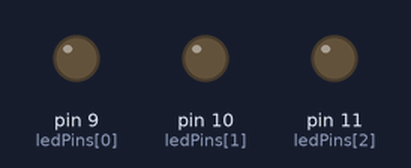
Simulated run of this sketch. Board: Arduino Uno, built with avr-gcc and run on an emulated ATmega328P. Shown: output pins drawn as LEDs (lit = HIGH).

Above: at 0.05 s.
At 2.55 s:
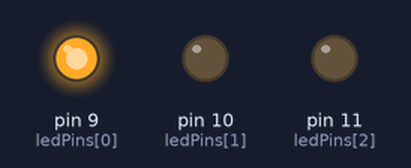
At 3.8 s:
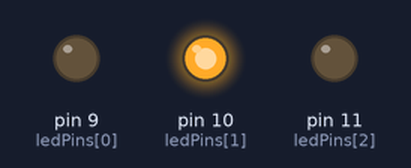
At 5.1 s:
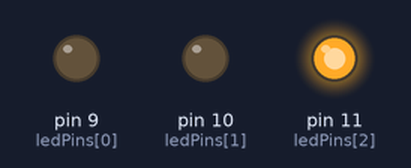
Timing chart, 0 to 6.7 s (numbered marks = the images above):
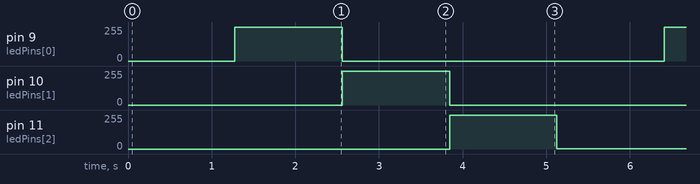

The sketch:

pwmLEDRGB.ino
```cpp
/*
Kjell.com - Hur funkar Arduino?, Sida 144

Dimmrar 4 RGB LED av och på
Använder analogWrite (till skillnad mot digitalWrite) med pulsbreddsmodulering.
PWM - Pulse Width Modulation, spänning slås på av av snabbt. Genom att ändra
tiden då spänningen är tillslagen kan man simulera en analog signal.

analogWrite(x)
	x mellan 0-255 (0-100% av påslagen tid)

*/

//Array för pin-nummer
const byte leds = 3;
const byte ledPins[leds] = {9,10,11};

void setup(){
	for(int i=0;i<leds;i++){
		//Sätter pins i array att användas för output
		pinMode(ledPins[i], OUTPUT);
	}
}

void loop(){
	//Dimmra upp röd
	for(int i=0;i<=255;i++){
		analogWrite(ledPins[0],i);
		delay(5);
	}
	//Dimmra ned röd, upp grön
	for(int i=0;i<=255;i++){
		analogWrite(ledPins[0],255-i);
		analogWrite(ledPins[1],i);
		delay(5);
	}
	//Dimmra ned grön, upp blå
	for(int i=0;i<=255;i++){
		analogWrite(ledPins[1],255-i);
		analogWrite(ledPins[2],i);
		delay(5);
	}
	//dimmra ned blå
	int i = 255;
	while(i){
		analogWrite(ledPins[2],i--);
		delay(5);
	}
}
```

Measured:
- by itself, pin 9 (ledPins[0]), pin 10 (ledPins[1]): alternates 255/255 for 1.3 s and 0/255 for 3.8 s
- by itself, pin 11 (ledPins[2]): alternates 255/255 for 1.3 s and 1/255 for 3.9 s
